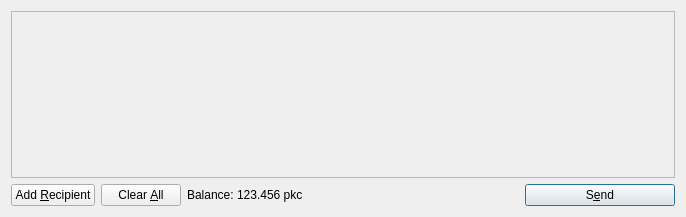
<?xml version="1.0" encoding="UTF-8"?>
<ui version="4.0">
 <class>SendCoinsDialog</class>
 <widget class="QDialog" name="SendCoinsDialog">
  <property name="geometry">
   <rect>
    <x>0</x>
    <y>0</y>
    <width>686</width>
    <height>217</height>
   </rect>
  </property>
  <property name="windowTitle">
   <string>Send Coins</string>
  </property>
  <layout class="QVBoxLayout" name="verticalLayout">
   <item>
    <widget class="QScrollArea" name="scrollArea">
     <property name="widgetResizable">
      <bool>true</bool>
     </property>
     <widget class="QWidget" name="scrollAreaWidgetContents">
      <property name="geometry">
       <rect>
        <x>0</x>
        <y>0</y>
        <width>666</width>
        <height>165</height>
       </rect>
      </property>
      <layout class="QVBoxLayout" name="verticalLayout_2">
       <property name="margin">
        <number>0</number>
       </property>
       <item>
        <layout class="QVBoxLayout" name="entries">
         <property name="spacing">
          <number>6</number>
         </property>
        </layout>
       </item>
       <item>
        <spacer name="verticalSpacer">
         <property name="orientation">
          <enum>Qt::Vertical</enum>
         </property>
         <property name="sizeHint" stdset="0">
          <size>
           <width>20</width>
           <height>40</height>
          </size>
         </property>
        </spacer>
       </item>
      </layout>
     </widget>
    </widget>
   </item>
   <item>
    <layout class="QHBoxLayout" name="horizontalLayout">
     <item>
      <widget class="QPushButton" name="addButton">
       <property name="toolTip">
        <string>Send to multiple recipients at once</string>
       </property>
       <property name="text">
        <string>Add &amp;Recipient</string>
       </property>
       <property name="icon">
        <iconset resource="../bitcoin.qrc">
         <normaloff>:/icons/add</normaloff>:/icons/add</iconset>
       </property>
       <property name="autoDefault">
        <bool>false</bool>
       </property>
      </widget>
     </item>
     <item>
      <widget class="QPushButton" name="clearButton">
       <property name="sizePolicy">
        <sizepolicy hsizetype="Minimum" vsizetype="Fixed">
         <horstretch>0</horstretch>
         <verstretch>0</verstretch>
        </sizepolicy>
       </property>
       <property name="toolTip">
        <string>Remove all transaction fields</string>
       </property>
       <property name="text">
        <string>Clear &amp;All</string>
       </property>
       <property name="icon">
        <iconset resource="../bitcoin.qrc">
         <normaloff>:/icons/remove</normaloff>:/icons/remove</iconset>
       </property>
       <property name="autoRepeatDelay">
        <number>300</number>
       </property>
       <property name="autoDefault">
        <bool>false</bool>
       </property>
      </widget>
     </item>
     <item>
      <layout class="QHBoxLayout" name="horizontalLayout_2">
       <property name="spacing">
        <number>3</number>
       </property>
       <item>
        <widget class="QLabel" name="label">
         <property name="text">
          <string>Balance:</string>
         </property>
        </widget>
       </item>
       <item>
        <widget class="QLabel" name="labelBalance">
         <property name="cursor">
          <cursorShape>IBeamCursor</cursorShape>
         </property>
         <property name="text">
          <string>123.456 pkc</string>
         </property>
         <property name="textInteractionFlags">
          <set>Qt::LinksAccessibleByMouse|Qt::TextSelectableByKeyboard|Qt::TextSelectableByMouse</set>
         </property>
        </widget>
       </item>
      </layout>
     </item>
     <item>
      <spacer name="horizontalSpacer">
       <property name="orientation">
        <enum>Qt::Horizontal</enum>
       </property>
       <property name="sizeHint" stdset="0">
        <size>
         <width>40</width>
         <height>20</height>
        </size>
       </property>
      </spacer>
     </item>
     <item>
      <widget class="QPushButton" name="sendButton">
       <property name="minimumSize">
        <size>
         <width>150</width>
         <height>0</height>
        </size>
       </property>
       <property name="toolTip">
        <string>Confirm the send action</string>
       </property>
       <property name="text">
        <string>S&amp;end</string>
       </property>
       <property name="icon">
        <iconset resource="../bitcoin.qrc">
         <normaloff>:/icons/send</normaloff>:/icons/send</iconset>
       </property>
       <property name="default">
        <bool>true</bool>
       </property>
      </widget>
     </item>
    </layout>
   </item>
  </layout>
 </widget>
 <resources>
  <include location="../bitcoin.qrc"/>
 </resources>
 <connections/>
</ui>
